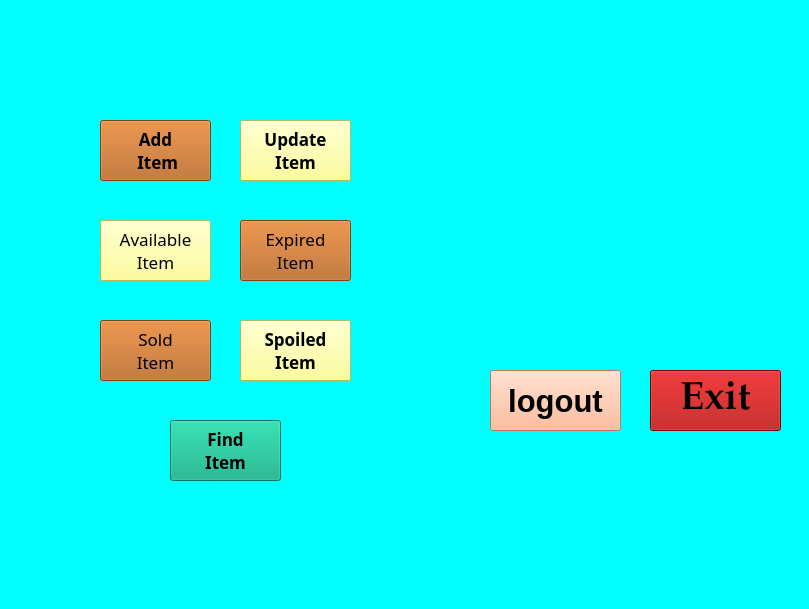
    <widget class="QWidget" name="Profile_page">
     <property name="styleSheet">
      <string notr="true">background-color: rgb(0, 255, 255);
</string>
     </property>
     <widget class="QPushButton" name="Profile_back_button">
      <property name="geometry">
       <rect>
        <x>490</x>
        <y>370</y>
        <width>131</width>
        <height>61</height>
       </rect>
      </property>
      <property name="font">
       <font>
        <family>Segoe UI</family>
        <pointsize>23</pointsize>
        <bold>true</bold>
       </font>
      </property>
      <property name="styleSheet">
       <string notr="true">border-color: rgb(0, 0, 0);
background-color: rgb(255, 170, 127);
color: rgb(0, 0, 0);</string>
      </property>
      <property name="text">
       <string>logout</string>
      </property>
     </widget>
     <widget class="QPushButton" name="Profile_Exit_button">
      <property name="geometry">
       <rect>
        <x>650</x>
        <y>370</y>
        <width>131</width>
        <height>61</height>
       </rect>
      </property>
      <property name="font">
       <font>
        <family>Palatino Linotype</family>
        <pointsize>30</pointsize>
        <bold>true</bold>
        <stylestrategy>PreferAntialias</stylestrategy>
        <kerning>false</kerning>
       </font>
      </property>
      <property name="styleSheet">
       <string notr="true">background-color: rgb(255, 0, 0);
background-color: rgb(255, 0, 127);
background-color: rgb(170, 0, 0);</string>
      </property>
      <property name="text">
       <string>Exit</string>
      </property>
     </widget>
     <widget class="QPushButton" name="profile_additem_button">
      <property name="geometry">
       <rect>
        <x>100</x>
        <y>120</y>
        <width>111</width>
        <height>61</height>
       </rect>
      </property>
      <property name="font">
       <font>
        <family>Broadway</family>
        <pointsize>13</pointsize>
        <bold>true</bold>
       </font>
      </property>
      <property name="styleSheet">
       <string notr="true">border-color: rgb(0, 0, 0);
color: rgb(0, 0, 0);
background-color: rgb(179, 93, 22);</string>
      </property>
      <property name="text">
       <string>Add
 Item</string>
      </property>
     </widget>
     <widget class="QPushButton" name="profile_updateitem_button">
      <property name="geometry">
       <rect>
        <x>240</x>
        <y>120</y>
        <width>111</width>
        <height>61</height>
       </rect>
      </property>
      <property name="font">
       <font>
        <family>Broadway</family>
        <pointsize>13</pointsize>
        <bold>true</bold>
       </font>
      </property>
      <property name="styleSheet">
       <string notr="true">border-color: rgb(0, 0, 0);
color: rgb(0, 0, 0);
background-color: rgb(255, 255, 127);</string>
      </property>
      <property name="text">
       <string>Update
Item</string>
      </property>
     </widget>
     <widget class="QPushButton" name="profile_finditem_button">
      <property name="geometry">
       <rect>
        <x>170</x>
        <y>420</y>
        <width>111</width>
        <height>61</height>
       </rect>
      </property>
      <property name="font">
       <font>
        <family>Broadway</family>
        <pointsize>13</pointsize>
        <bold>true</bold>
       </font>
      </property>
      <property name="styleSheet">
       <string notr="true">background-color: rgb(0, 170, 127);
border-color: rgb(0, 0, 0);
color: rgb(0, 0, 0);</string>
      </property>
      <property name="text">
       <string>Find
Item</string>
      </property>
     </widget>
     <widget class="QPushButton" name="profile_solditem_button">
      <property name="geometry">
       <rect>
        <x>100</x>
        <y>320</y>
        <width>111</width>
        <height>61</height>
       </rect>
      </property>
      <property name="font">
       <font>
        <family>Broadway</family>
        <pointsize>13</pointsize>
        <bold>false</bold>
       </font>
      </property>
      <property name="autoFillBackground">
       <bool>false</bool>
      </property>
      <property name="styleSheet">
       <string notr="true">border-color: rgb(0, 0, 0);
background-color: rgb(179, 93, 22);
color: rgb(0, 0, 0);

</string>
      </property>
      <property name="text">
       <string>Sold
Item</string>
      </property>
     </widget>
     <widget class="QPushButton" name="profile_availableitem_button">
      <property name="geometry">
       <rect>
        <x>100</x>
        <y>220</y>
        <width>111</width>
        <height>61</height>
       </rect>
      </property>
      <property name="font">
       <font>
        <family>Broadway</family>
        <pointsize>13</pointsize>
        <bold>false</bold>
       </font>
      </property>
      <property name="styleSheet">
       <string notr="true">color: rgb(0, 0, 0);
border-color: rgb(0, 0, 0);
background-color: rgb(255, 255, 127);
</string>
      </property>
      <property name="text">
       <string>Available
Item</string>
      </property>
     </widget>
     <widget class="QPushButton" name="profile_expireditem_button">
      <property name="geometry">
       <rect>
        <x>240</x>
        <y>220</y>
        <width>111</width>
        <height>61</height>
       </rect>
      </property>
      <property name="font">
       <font>
        <family>Broadway</family>
        <pointsize>13</pointsize>
        <bold>false</bold>
       </font>
      </property>
      <property name="styleSheet">
       <string notr="true">border-color: rgb(0, 0, 0);
color: rgb(0, 0, 0);
background-color: rgb(179, 93, 22);</string>
      </property>
      <property name="text">
       <string>Expired
Item</string>
      </property>
     </widget>
     <widget class="QLabel" name="profile_label_pic">
      <property name="geometry">
       <rect>
        <x>0</x>
        <y>0</y>
        <width>800</width>
        <height>600</height>
       </rect>
      </property>
      <property name="styleSheet">
       <string notr="true"/>
      </property>
      <property name="text">
       <string/>
      </property>
      <property name="pixmap">
       <pixmap resource="ABCD.qrc">:/pic/Resource/ab1c.jpg</pixmap>
      </property>
      <property name="scaledContents">
       <bool>true</bool>
      </property>
     </widget>
     <widget class="QPushButton" name="profile_spoileditem_button">
      <property name="geometry">
       <rect>
        <x>240</x>
        <y>320</y>
        <width>111</width>
        <height>61</height>
       </rect>
      </property>
      <property name="font">
       <font>
        <family>Broadway</family>
        <pointsize>13</pointsize>
        <bold>true</bold>
       </font>
      </property>
      <property name="styleSheet">
       <string notr="true">border-color: rgb(0, 0, 0);
color: rgb(0, 0, 0);
background-color: rgb(255, 255, 127);</string>
      </property>
      <property name="text">
       <string>Spoiled
Item</string>
      </property>
     </widget>
     <zorder>profile_label_pic</zorder>
     <zorder>profile_updateitem_button</zorder>
     <zorder>Profile_Exit_button</zorder>
     <zorder>Profile_back_button</zorder>
     <zorder>profile_finditem_button</zorder>
     <zorder>profile_expireditem_button</zorder>
     <zorder>profile_additem_button</zorder>
     <zorder>profile_availableitem_button</zorder>
     <zorder>profile_solditem_button</zorder>
     <zorder>profile_spoileditem_button</zorder>
    </widget>
